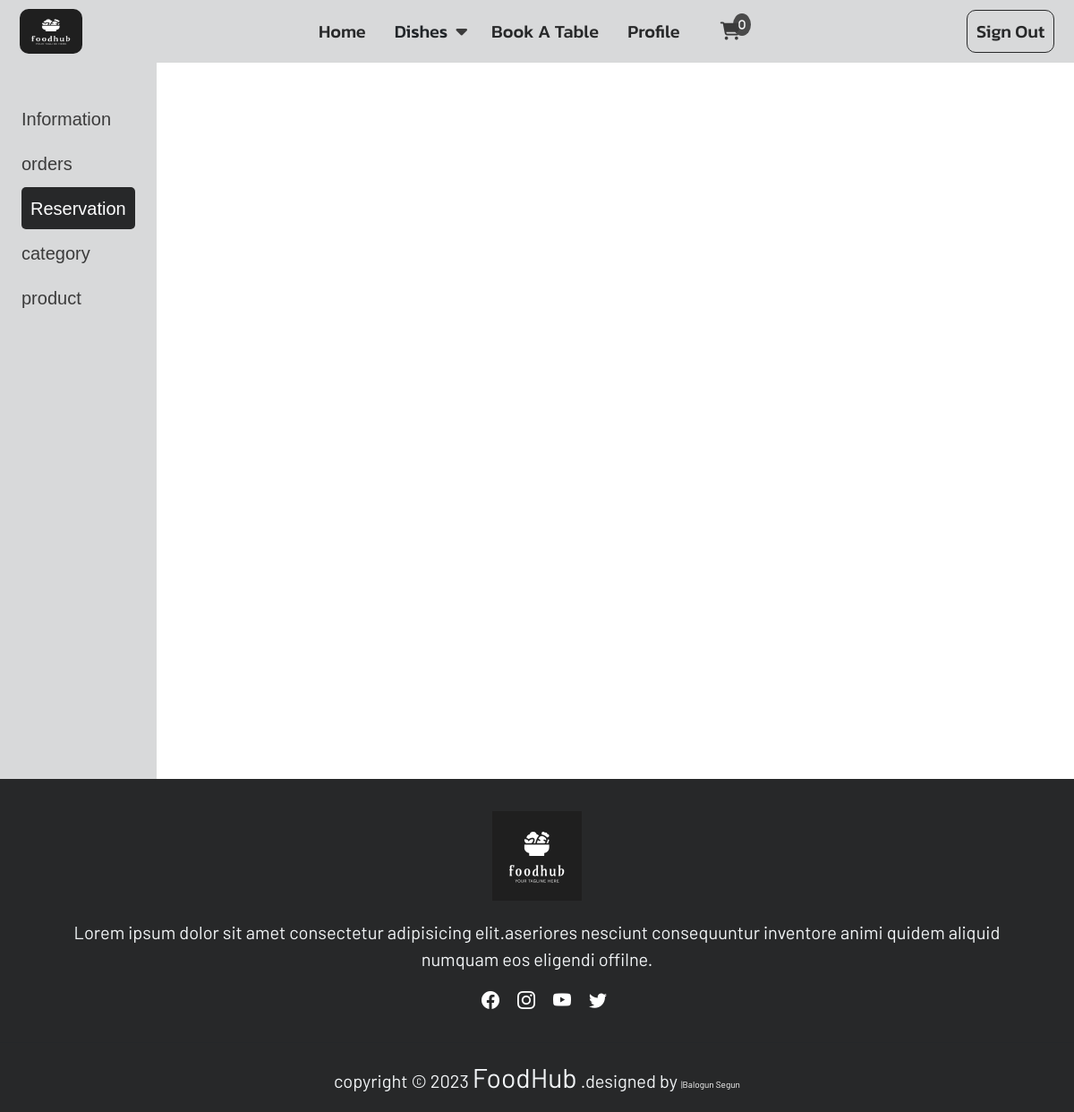
The app's page /reservation (signed in), older data.
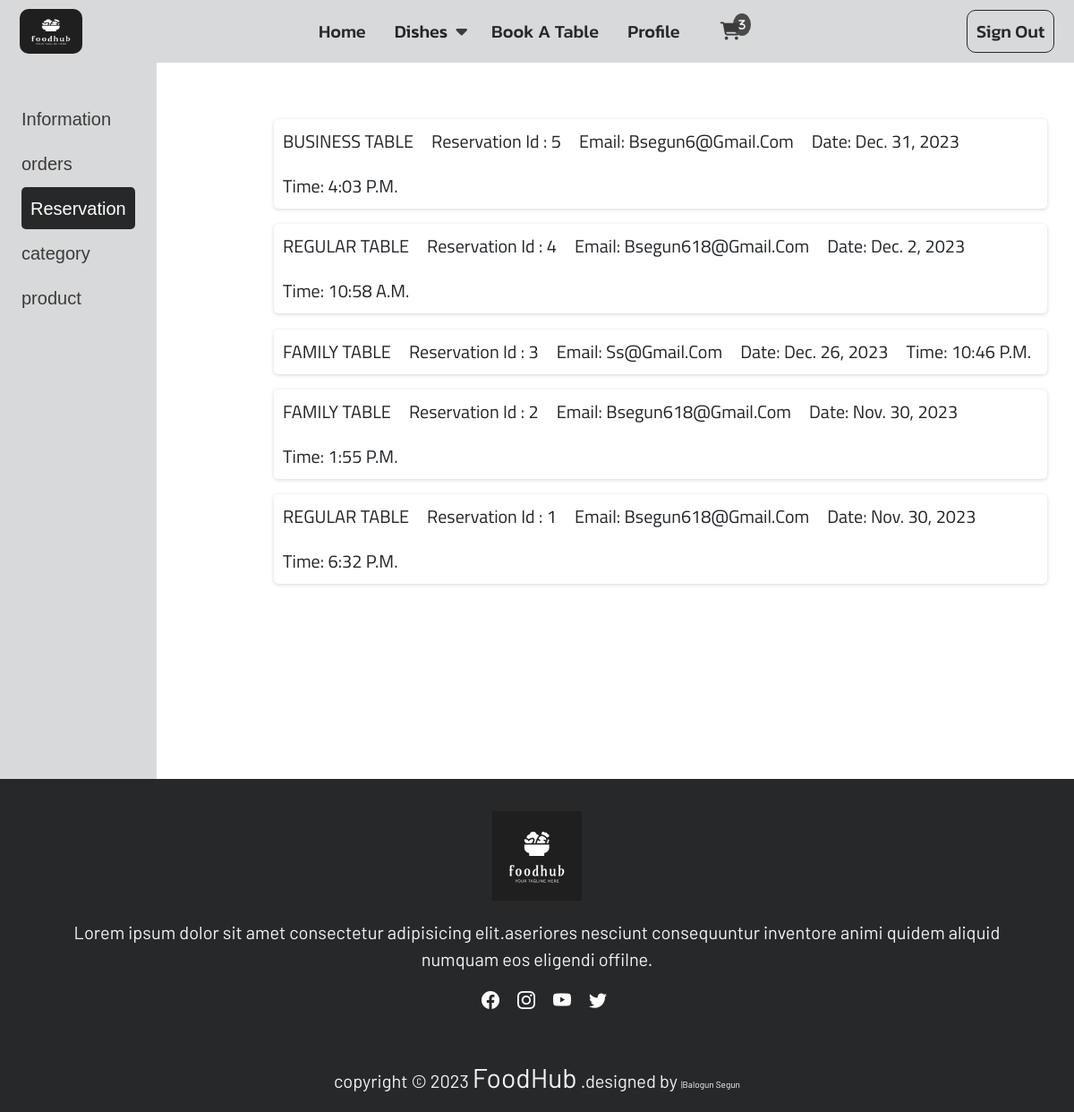
The same page, newer data.
### food_app/models.py (models this page shows, shortened)
class Book_Table(models.Model):
    user = models.ForeignKey(User, on_delete=models.CASCADE, default="")
    name = models.CharField(max_length=50)
    email = models.EmailField(max_length=50)
    date = models.DateField()
    time = models.TimeField()
    table = models.CharField(max_length=20, choices=[                                  ("REGULAR TABLE", "REGULAR TABLE"),
    ("FAMILY TABLE","FAMILY TABLE"),
    ("BUSINESS TABLE", "BUSINESS TABLE"),
    ], default='REGULAR TABLE')

### food_app/views.py (the view)
# urls.py: path('reservation', views.reservation, name="reservation"),
@login_required
def reservation(request):
    user = request.user
    if user.is_superuser:
        book = Book_Table.objects.all().order_by('-id')
    else:
        book = Book_Table.objects.filter(user=user).order_by('-id')
    return render(request, 'profile/reservation.html', {"book": book})

### food_app/context_processors.py (called while the page is built)
def site_settings(request):
    today = datetime.date.today()
    year = today.year
    category = Category.objects.all()
    return {'category': category, 'year': year}

def order_item_count(request):
    if request.user.is_authenticated:
        cart = request.user.cart
        cart_items = CartItem.objects.filter(cart=cart)
        return {'order_item_count': cart_items.count()}
    return {'order_item_count': 0}

### templates/profile/reservation.html
{% extends 'base.html' %}
{% load humanize %}
{% block content %}
  	<div class="profile">
    	{% include 'profile/profile_link.html' %}
		<div class="profile-order">
			<div>
				{% for book in book  %}
				<div class="each-order-reservation">
					<p>{{book.table}}</p>
					<p>reservation id : {{book.id}}</p>
					<p>email: {{book.email}}</p>
					<p>date: {{book.date}}</p>
					<p>time: {{book.time}}</p>
				</div>
			{% endfor %}
			</div>
		</div>
  	</div>
{% endblock content %}

Row changes from the older to the newer data that the page shows:
added Book_Table: table "BUSINESS TABLE", id "5", email "Bsegun6@gmail.com", date "Dec. 31, 2023", time "4:03 P.m."
added Book_Table: table "REGULAR TABLE", id "4", email "Bsegun618@gmail.com", date "Dec. 2, 2023", time "10:58 A.m."
added Book_Table: table "FAMILY TABLE", id "3", email "Ss@gmail.com", date "Dec. 26, 2023", time "10:46 P.m."
added Book_Table: table "FAMILY TABLE", id "2", email "Bsegun618@gmail.com", date "Nov. 30, 2023", time "1:55 P.m."
added Book_Table: table "REGULAR TABLE", id "1", email "Bsegun618@gmail.com", date "Nov. 30, 2023", time "6:32 P.m."
Text that changed along with them:
{{ order_item_count }}: 0 → 3 (drawn)
